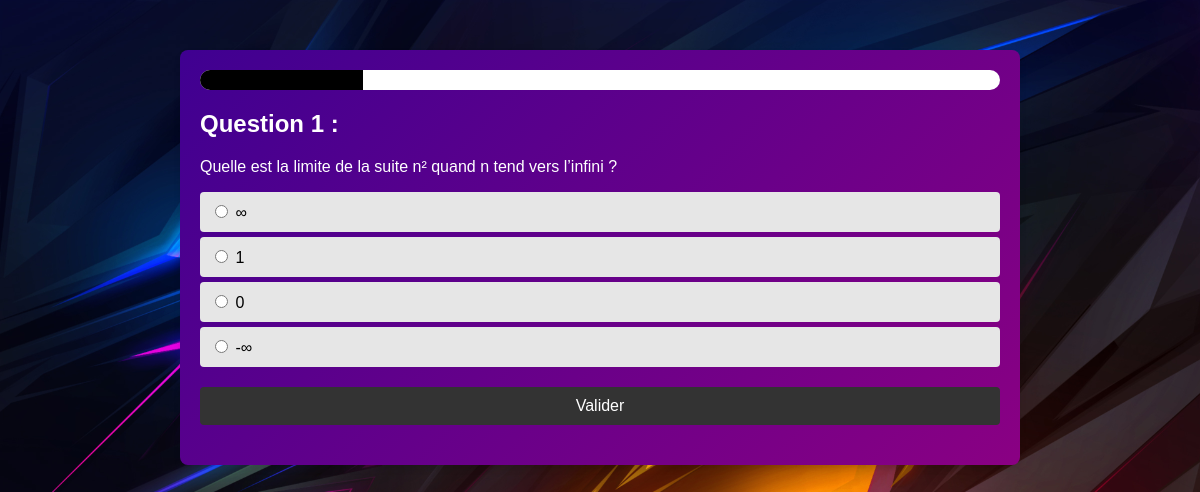
The app's page /deck.php?id_chapitre=2&id_deck=1 (signed in) with its own data.
### tables this page shows
CREATE TABLE IF NOT EXISTS `cartes` (
  `id_carte` int NOT NULL AUTO_INCREMENT,
  `question` text NOT NULL,
  `reponse_vrai` varchar(255) NOT NULL,
  `reponse_fausse1` varchar(255) NOT NULL,
  `reponse_fausse2` varchar(255) NOT NULL,
  `reponse_fausse3` varchar(255) NOT NULL,
  `id_deck` int NOT NULL,
  `id_chapitre` int NOT NULL,
  PRIMARY KEY (`id_carte`),
  KEY `id_deck` (`id_deck`),
  KEY `id_chapitre` (`id_chapitre`)
);

### deck.php (the view, shortened to what this page needs)
<?php
$bdd = new PDO('mysql:host=localhost;dbname=account_app;charset=utf8', 'root', '');
if (isset($_GET['id_chapitre']) && isset($_GET['id_deck'])) {
    $id_chapitre = intval($_GET['id_chapitre']);
    $id_deck = intval($_GET['id_deck']);
    if (!isset($_SESSION['questions']) || $_SESSION['current_question'] === null) {
        $reqCartes = $bdd->prepare('SELECT * FROM cartes WHERE id_chapitre = ? AND id_deck = ? ORDER BY RAND() LIMIT 10');
        $reqCartes->execute([$id_chapitre, $id_deck]);
        $_SESSION['questions'] = $reqCartes->fetchAll();
    }
    $questions = $_SESSION['questions'];
    $current_question_index = $_SESSION['current_question'];
    $current_question = $questions[$current_question_index];
}
?>
<!DOCTYPE html>
<html lang="fr">
<head>
</head>
<body>
    <div class="container">
        <div class="progress-bar">
            <div class="progress"></div>
        </div>
        <div class="question">
            <h2>Question <?php echo $current_question_index + 1; ?> :</h2>
            <p><?php echo htmlspecialchars($current_question['question']); ?></p>
            <form method="POST">
                <div class="answers">
                    <?php
                    $reponses = [
                        htmlspecialchars($current_question['reponse_vrai']),
                        htmlspecialchars($current_question['reponse_fausse1']),
                        htmlspecialchars($current_question['reponse_fausse2']),
                        htmlspecialchars($current_question['reponse_fausse3']),
                    ];
                    shuffle($reponses);
                    ?>
                    <?php foreach ($reponses as $reponse): ?>
                        <label>
                            <input type="radio" name="reponse" value="<?php echo $reponse; ?>" required>
                            <?php echo $reponse; ?>
                        </label>
                    <?php endforeach; ?>
                </div>
                <button type="submit" class="submit-button">Valider</button>
            </form>
        </div>
    </div>
</body>
</html>

### records on screen
cartes: question "Quelle est la limite de la suite n² quand n tend vers l’infini ?", reponse_vrai "∞", reponse_fausse1 "0", reponse_fausse3 "-∞"

### other values on screen
$current_question_index + 1 "1"
$reponse "1"
